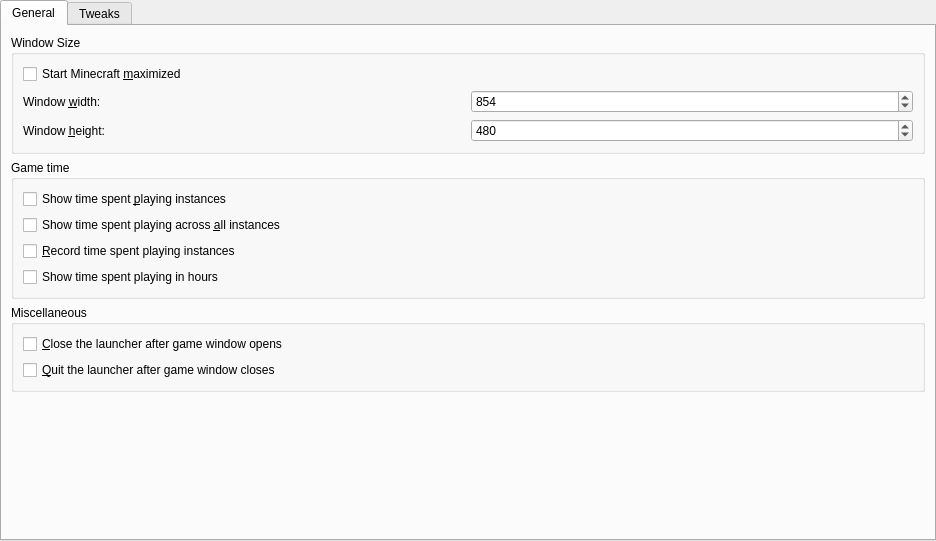
<?xml version="1.0" encoding="UTF-8"?>
<ui version="4.0">
 <class>MinecraftPage</class>
 <widget class="QWidget" name="MinecraftPage">
  <property name="geometry">
   <rect>
    <x>0</x>
    <y>0</y>
    <width>936</width>
    <height>541</height>
   </rect>
  </property>
  <property name="sizePolicy">
   <sizepolicy hsizetype="MinimumExpanding" vsizetype="MinimumExpanding">
    <horstretch>0</horstretch>
    <verstretch>0</verstretch>
   </sizepolicy>
  </property>
  <layout class="QVBoxLayout" name="mainLayout">
   <property name="leftMargin">
    <number>0</number>
   </property>
   <property name="topMargin">
    <number>0</number>
   </property>
   <property name="rightMargin">
    <number>0</number>
   </property>
   <property name="bottomMargin">
    <number>0</number>
   </property>
   <item>
    <widget class="QTabWidget" name="tabWidget">
     <property name="tabShape">
      <enum>QTabWidget::Rounded</enum>
     </property>
     <property name="currentIndex">
      <number>0</number>
     </property>
     <widget class="QWidget" name="minecraftTab">
      <attribute name="title">
       <string>General</string>
      </attribute>
      <layout class="QVBoxLayout" name="verticalLayout_3">
       <item>
        <widget class="QGroupBox" name="windowSizeGroupBox">
         <property name="title">
          <string>Window Size</string>
         </property>
         <layout class="QVBoxLayout" name="verticalLayout_4">
          <item>
           <widget class="QCheckBox" name="maximizedCheckBox">
            <property name="text">
             <string>Start Minecraft &amp;maximized</string>
            </property>
           </widget>
          </item>
          <item>
           <layout class="QGridLayout" name="gridLayoutWindowSize">
            <item row="1" column="0">
             <widget class="QLabel" name="labelWindowHeight">
              <property name="text">
               <string>Window &amp;height:</string>
              </property>
              <property name="buddy">
               <cstring>windowHeightSpinBox</cstring>
              </property>
             </widget>
            </item>
            <item row="0" column="0">
             <widget class="QLabel" name="labelWindowWidth">
              <property name="text">
               <string>Window &amp;width:</string>
              </property>
              <property name="buddy">
               <cstring>windowWidthSpinBox</cstring>
              </property>
             </widget>
            </item>
            <item row="0" column="1">
             <widget class="QSpinBox" name="windowWidthSpinBox">
              <property name="minimum">
               <number>1</number>
              </property>
              <property name="maximum">
               <number>65536</number>
              </property>
              <property name="singleStep">
               <number>1</number>
              </property>
              <property name="value">
               <number>854</number>
              </property>
             </widget>
            </item>
            <item row="1" column="1">
             <widget class="QSpinBox" name="windowHeightSpinBox">
              <property name="minimum">
               <number>1</number>
              </property>
              <property name="maximum">
               <number>65536</number>
              </property>
              <property name="value">
               <number>480</number>
              </property>
             </widget>
            </item>
           </layout>
          </item>
         </layout>
        </widget>
       </item>
       <item>
        <widget class="QGroupBox" name="gameTimeGroupBox">
         <property name="title">
          <string>Game time</string>
         </property>
         <layout class="QVBoxLayout" name="verticalLayout_6">
          <item>
           <widget class="QCheckBox" name="showGameTime">
            <property name="text">
             <string>Show time spent &amp;playing instances</string>
            </property>
           </widget>
          </item>
          <item>
           <widget class="QCheckBox" name="showGlobalGameTime">
            <property name="text">
             <string>Show time spent playing across &amp;all instances</string>
            </property>
           </widget>
          </item>
          <item>
           <widget class="QCheckBox" name="recordGameTime">
            <property name="text">
             <string>&amp;Record time spent playing instances</string>
            </property>
           </widget>
          </item>
          <item>
           <widget class="QCheckBox" name="showGameTimeWithoutDays">
            <property name="text">
             <string>Show time spent playing in hours</string>
            </property>
           </widget>
          </item>
         </layout>
        </widget>
       </item>
       <item>
        <widget class="QGroupBox" name="groupBox">
         <property name="title">
          <string>Miscellaneous</string>
         </property>
         <layout class="QVBoxLayout" name="verticalLayout">
          <item>
           <widget class="QCheckBox" name="closeAfterLaunchCheck">
            <property name="toolTip">
             <string>&lt;html&gt;&lt;head/&gt;&lt;body&gt;&lt;p&gt;The launcher will automatically reopen when the game crashes or exits.&lt;/p&gt;&lt;/body&gt;&lt;/html&gt;</string>
            </property>
            <property name="text">
             <string>&amp;Close the launcher after game window opens</string>
            </property>
           </widget>
          </item>
          <item>
           <widget class="QCheckBox" name="quitAfterGameStopCheck">
            <property name="toolTip">
             <string>&lt;html&gt;&lt;head/&gt;&lt;body&gt;&lt;p&gt;The launcher will automatically quit after the game exits or crashes.&lt;/p&gt;&lt;/body&gt;&lt;/html&gt;</string>
            </property>
            <property name="text">
             <string>&amp;Quit the launcher after game window closes</string>
            </property>
           </widget>
          </item>
         </layout>
        </widget>
       </item>
       <item>
        <spacer name="verticalSpacerMinecraft">
         <property name="orientation">
          <enum>Qt::Vertical</enum>
         </property>
         <property name="sizeHint" stdset="0">
          <size>
           <width>0</width>
           <height>0</height>
          </size>
         </property>
        </spacer>
       </item>
      </layout>
     </widget>
     <widget class="QWidget" name="tab">
      <attribute name="title">
       <string>Tweaks</string>
      </attribute>
      <layout class="QVBoxLayout" name="verticalLayout_12">
       <item>
        <widget class="QGroupBox" name="elySettingsGroupBox">
         <property name="title">
          <string>Ely patch settings</string>
         </property>
         <layout class="QVBoxLayout" name="verticalLayout_7">
          <item>
           <widget class="QLabel" name="elyPreferenceLabel">
            <property name="text">
             <string>Apply Ely game patch</string>
            </property>
            <property name="buddy">
             <cstring>elyPreferenceComboBox</cstring>
            </property>
           </widget>
          </item>
          <item>
           <widget class="QComboBox" name="elyPreferenceComboBox"/>
          </item>
         </layout>
        </widget>
       </item>
       <item>
        <widget class="QGroupBox" name="legacySettingsGroupBox">
         <property name="title">
          <string>Legacy settings</string>
         </property>
         <layout class="QVBoxLayout" name="verticalLayout_5">
          <item>
           <widget class="QCheckBox" name="onlineFixes">
            <property name="toolTip">
             <string>&lt;html&gt;&lt;head/&gt;&lt;body&gt;&lt;p&gt;Emulates usages of old online services which are no longer operating.&lt;/p&gt;&lt;p&gt;Current fixes include: skin and online mode support.&lt;/p&gt;&lt;/body&gt;&lt;/html&gt;</string>
            </property>
            <property name="text">
             <string>Enable online fixes (experimental)</string>
            </property>
           </widget>
          </item>
         </layout>
        </widget>
       </item>
       <item>
        <widget class="QGroupBox" name="nativeLibWorkaroundGroupBox">
         <property name="title">
          <string>Native library workarounds</string>
         </property>
         <layout class="QGridLayout" name="gridLayout">
          <item row="0" column="0">
           <widget class="QCheckBox" name="useNativeGLFWCheck">
            <property name="text">
             <string>Use system installation of &amp;GLFW</string>
            </property>
           </widget>
          </item>
          <item row="1" column="0">
           <widget class="QLabel" name="labelGLFWPath">
            <property name="text">
             <string>&amp;GLFW library path</string>
            </property>
            <property name="buddy">
             <cstring>lineEditGLFWPath</cstring>
            </property>
           </widget>
          </item>
          <item row="2" column="0">
           <widget class="QCheckBox" name="useNativeOpenALCheck">
            <property name="text">
             <string>Use system installation of &amp;OpenAL</string>
            </property>
           </widget>
          </item>
          <item row="3" column="0">
           <widget class="QLabel" name="labelOpenALPath">
            <property name="text">
             <string>&amp;OpenAL library path</string>
            </property>
            <property name="buddy">
             <cstring>lineEditOpenALPath</cstring>
            </property>
           </widget>
          </item>
          <item row="1" column="1">
           <widget class="QLineEdit" name="lineEditGLFWPath">
            <property name="enabled">
             <bool>false</bool>
            </property>
           </widget>
          </item>
          <item row="3" column="1">
           <widget class="QLineEdit" name="lineEditOpenALPath">
            <property name="enabled">
             <bool>false</bool>
            </property>
           </widget>
          </item>
         </layout>
        </widget>
       </item>
       <item>
        <widget class="QGroupBox" name="perfomanceGroupBox">
         <property name="title">
          <string>Performance</string>
         </property>
         <layout class="QVBoxLayout" name="verticalLayout_2">
          <item>
           <widget class="QCheckBox" name="enableFeralGamemodeCheck">
            <property name="toolTip">
             <string>&lt;html&gt;&lt;head/&gt;&lt;body&gt;&lt;p&gt;Enable Feral Interactive's GameMode, to potentially improve gaming performance.&lt;/p&gt;&lt;/body&gt;&lt;/html&gt;</string>
            </property>
            <property name="text">
             <string>Enable Feral GameMode</string>
            </property>
           </widget>
          </item>
          <item>
           <widget class="QCheckBox" name="enableMangoHud">
            <property name="toolTip">
             <string>&lt;html&gt;&lt;head/&gt;&lt;body&gt;&lt;p&gt;Enable MangoHud's advanced performance overlay.&lt;/p&gt;&lt;/body&gt;&lt;/html&gt;</string>
            </property>
            <property name="text">
             <string>Enable MangoHud</string>
            </property>
           </widget>
          </item>
          <item>
           <widget class="QCheckBox" name="useDiscreteGpuCheck">
            <property name="toolTip">
             <string>&lt;html&gt;&lt;head/&gt;&lt;body&gt;&lt;p&gt;Use the discrete GPU instead of the primary GPU.&lt;/p&gt;&lt;/body&gt;&lt;/html&gt;</string>
            </property>
            <property name="text">
             <string>Use discrete GPU</string>
            </property>
           </widget>
          </item>
          <item>
           <widget class="QCheckBox" name="useZink">
            <property name="toolTip">
             <string>&lt;html&gt;&lt;head/&gt;&lt;body&gt;&lt;p&gt;Use Zink, a Mesa OpenGL driver that implements OpenGL on top of Vulkan. Performance may vary depending on the situation. Note: If no suitable Vulkan driver is found, software rendering will be used.&lt;/p&gt;&lt;/body&gt;&lt;/html&gt;</string>
            </property>
            <property name="text">
             <string>Use Zink</string>
            </property>
           </widget>
          </item>
         </layout>
        </widget>
       </item>
       <item>
        <spacer name="verticalSpacer">
         <property name="orientation">
          <enum>Qt::Vertical</enum>
         </property>
         <property name="sizeHint" stdset="0">
          <size>
           <width>20</width>
           <height>40</height>
          </size>
         </property>
        </spacer>
       </item>
      </layout>
     </widget>
    </widget>
   </item>
  </layout>
 </widget>
 <tabstops>
  <tabstop>maximizedCheckBox</tabstop>
  <tabstop>windowWidthSpinBox</tabstop>
  <tabstop>windowHeightSpinBox</tabstop>
 </tabstops>
 <resources/>
 <connections/>
</ui>
